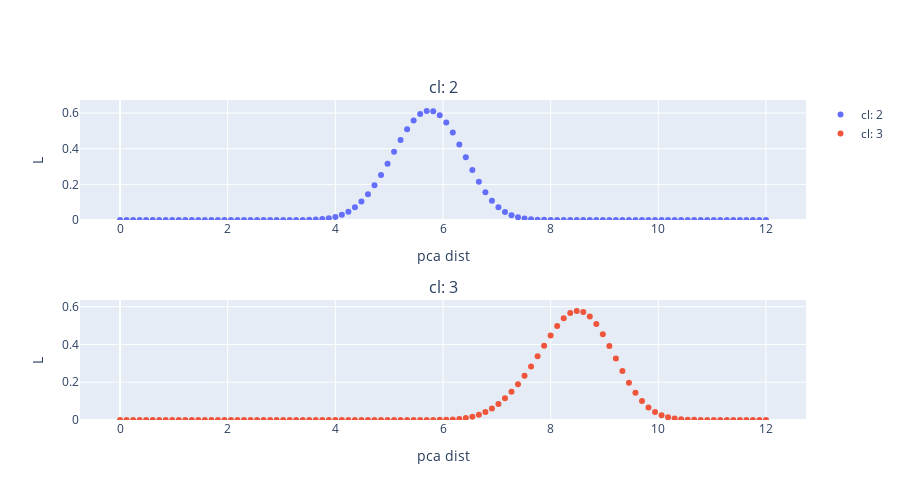
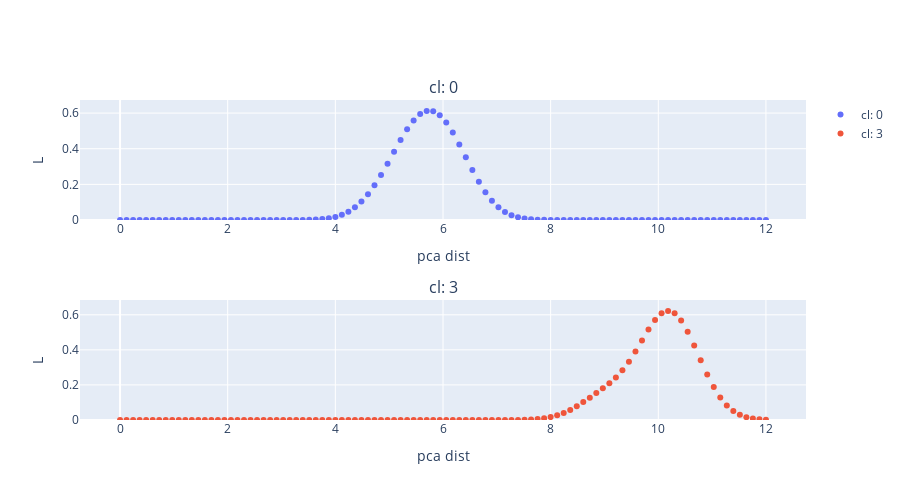
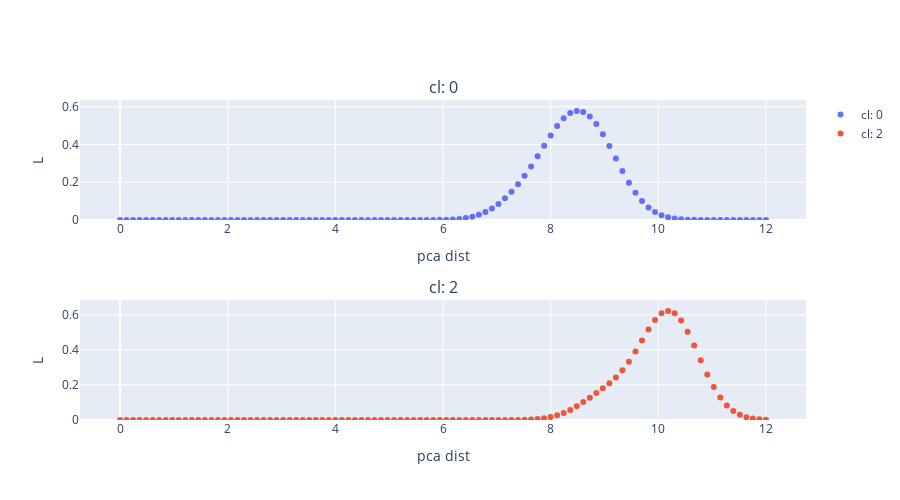

Notebook source saved alongside these figures, in order:
### Code cell
from plotly import subplots

def D1_kdegen(dists_dict,kernel='gaussian', bandwidth=0.05):
    '''
    '''
    gen_dict= {}
    for gp,data in dists_dict.items():
        
        if not data:
            gen_dict[gp]= data
            continue
        data= np.array(data).reshape(-1,1)
        
        kde = KernelDensity(kernel=kernel, bandwidth=bandwidth).fit(data)
        gen_dict[gp]= kde

    return gen_dict



def plot_distances(dists_dict,gp,range_dists,height= 500,width= 900):
    Ncols= 1
    
    keys_get= sorted([v for v,g in dists_dict[gp].items() if len(g)])
    titles= ['cl: {}'.format(g) for g in keys_get]
    print(titles)
    
    dist_gens= {}
    
    if titles:
        fig_subplots = subplots.make_subplots(rows= int(len(titles) / float(Ncols)) + (len(titles) % Ncols > 0), cols=Ncols,
                                 subplot_titles=tuple(titles))

        for idx in range(len(titles)):
            print(idx)
            ref= keys_get[idx]
            pos1= int(float(idx) / Ncols) + 1
            pos2= idx - (pos1-1)*Ncols + 1

            title= titles[idx]

            data= dists_dict[gp][ref]
            data= np.array(data).reshape(-1,1)
            kde = KernelDensity(kernel='gaussian', bandwidth=.5).fit(data)
            dist_gens[ref]= kde
            
            scor_dist= kde.score_samples(range_dists)
            scor_dist= np.exp(scor_dist)
            trace1= go.Scatter(
                y= scor_dist,
                x= range_dists.T[0],
                mode= 'markers',
                name= titles[idx]
            )

            fig_subplots.append_trace(trace1, pos1, pos2)

            fig_subplots['layout']['yaxis' + str(idx + 1)].update(title= 'L')
            fig_subplots['layout']['yaxis' + str(idx + 1)].update(range= [0,max(scor_dist) + max(scor_dist)/10])
            fig_subplots['layout']['xaxis' + str(idx + 1)].update(title= 'pca dist')

        layout = go.Layout(
            title= title,
        )

        fig= go.Figure(data=fig_subplots, layout=layout)

        fig['layout'].update(height= height,width= width)

        iplot(fig)
        
        return dist_gens



range_dists= np.linspace(0,12,100)
range_dists= range_dists.reshape(-1,1)
gp= 0

dist_gens= {}

for gp in sorted(dists_dict.keys()):
    gp_sub_gens= plot_distances(dists_dict,gp,range_dists,height= 500,width= 900)
    dist_gens[gp]= gp_sub_gens
